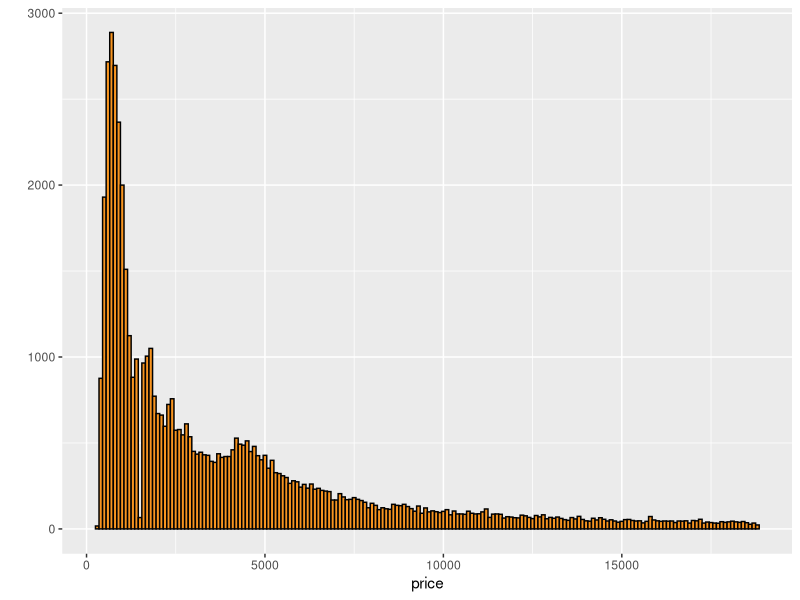
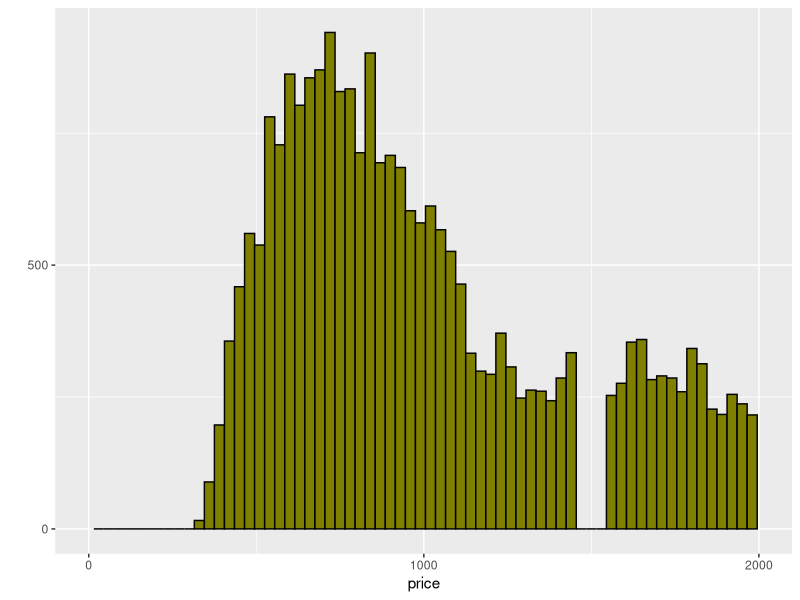
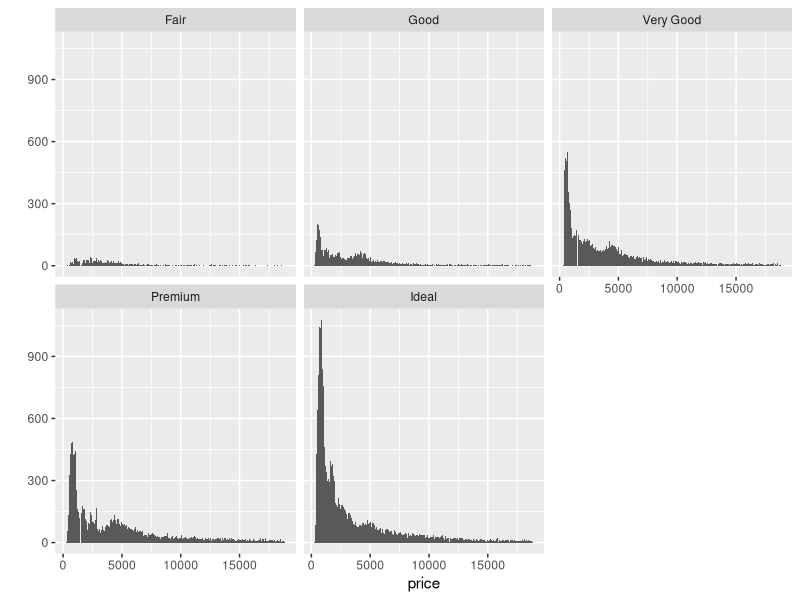
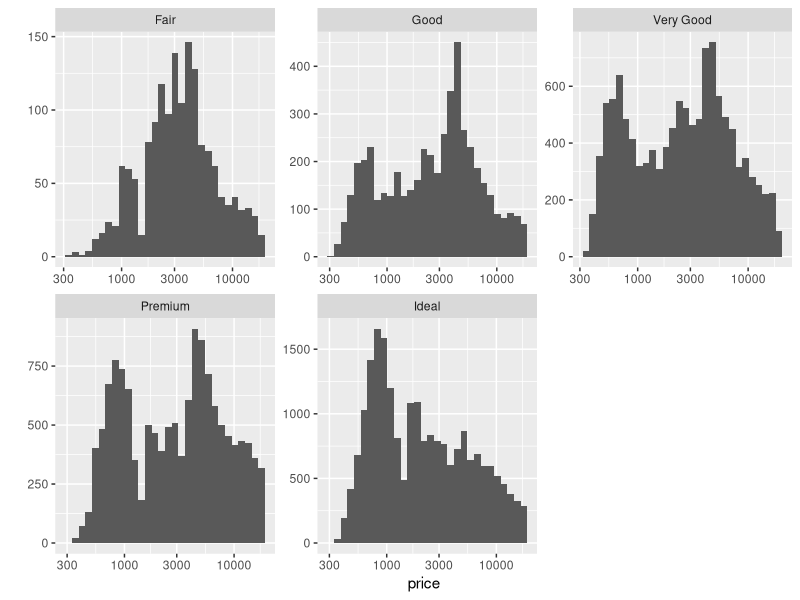
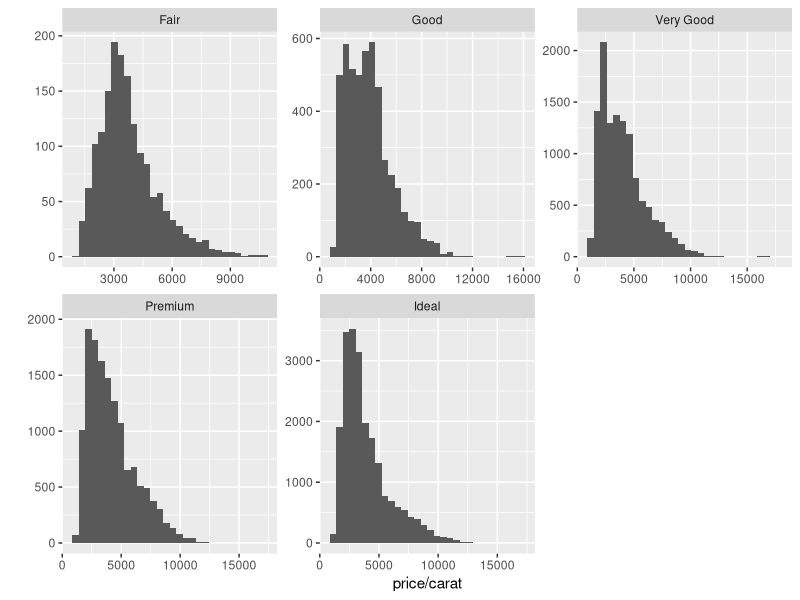
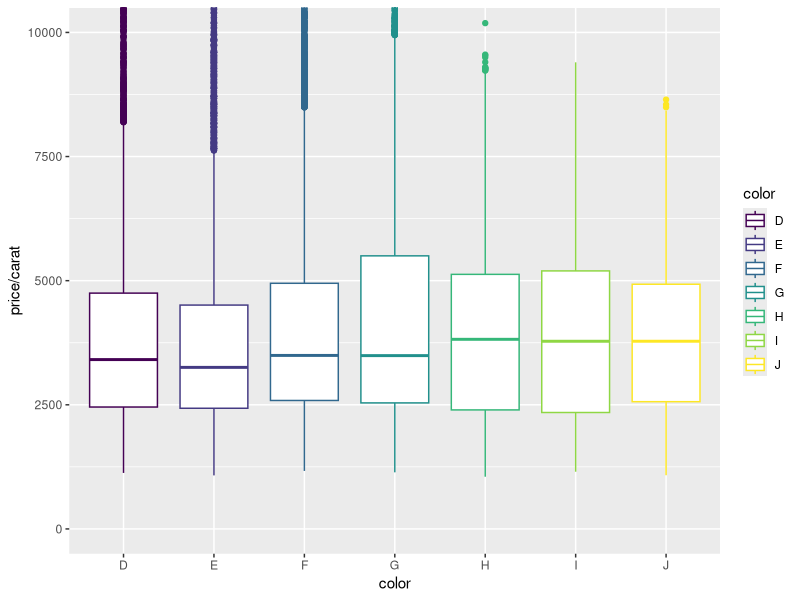
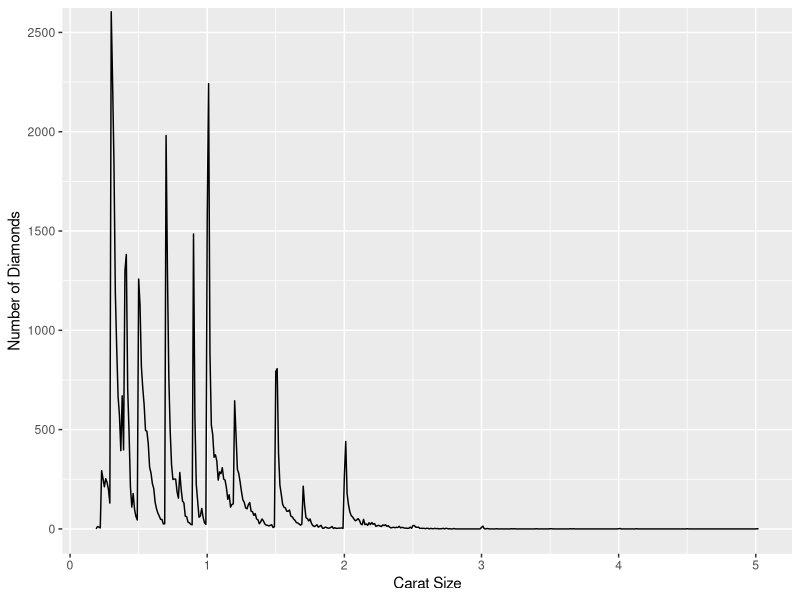

Recreate these plots in R, in order.
## ---- chunk 1
library(ggplot2)
## ---- chunk 2
qplot(x = price, data = diamonds, binwidth = 100,
      color = I('#000000'), fill = I('#F79420'))

## ---- chunk 3

diamonds$cost_250 <- NA
diamonds$cost_250 <- ifelse(diamonds$price < 250, 1, 0)
      
diamonds$cost_500 <- NA
diamonds$cost_500 <-ifelse(diamonds$price < 500, 1, 0)
      
diamonds$cost_15000 <- NA
diamonds$cost_15000 <-ifelse(diamonds$price >= 15000, 1, 0)   

## ---- chunk 4
qplot(x = price, data = diamonds, binwidth = 30,
      color = I('#000000'), fill = I('#808000')) +
  scale_x_continuous(breaks = seq(0, 2000, 1000), lim = c(0,2000)) +
  scale_y_continuous(breaks = seq(0, 3500, 500))

library(dplyr)
diamond_subset <- filter(diamonds, price < 1500)
summary(diamond_subset[1:7])

## ---- chunk 5
library(gridExtra)

qplot(x = price, data = diamonds, binwidth = 75) +
  facet_wrap(~cut)

diamonds %>% filter(price == max(price))
diamonds %>% filter(price == min(price))
by(diamonds$price, diamonds$cut, summary)

## ---- chunk 6

qplot(x = price, data = diamonds, bins = 30) +
  facet_wrap(~cut, scales = "free") +
  scale_x_log10()

## ---- chunk 7

qplot(x = price/carat, data = diamonds) +
  facet_wrap(~cut, scales = "free")

## ---- chunk 8

qplot(x = color, y = price/carat, data = diamonds,
      geom = 'boxplot', color = color) +
    coord_cartesian(ylim = c(0, 10000))

IQR(subset(diamonds, color == 'J' )$price)
IQR(subset(diamonds, color == 'D' )$price)


## ---- chunk 9

qplot(x = carat, data = diamonds, 
      binwidth = 0.01,
      geom = 'freqpoly',
      xlab = 'Carat Size',
      ylab = 'Number of Diamonds',
      color = carat) +
  coord_cartesian(ylim = c(0, 2500))

table(diamonds$carat)[table(diamonds$carat)>2000]

